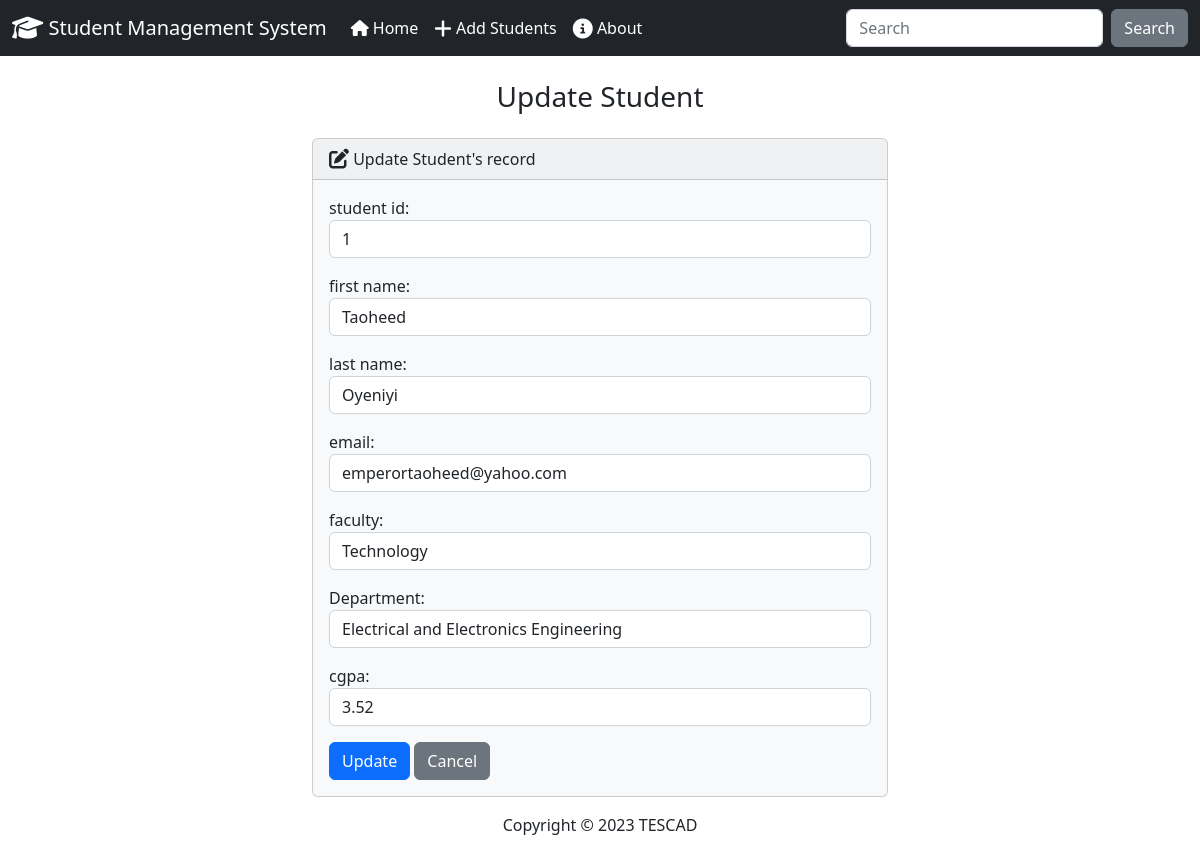
The app's page /update/1/ with its own data.
### students/models.py (models this page shows, shortened)
class Student(models.Model):
    student_id = models.PositiveIntegerField()
    firstname = models.CharField(max_length=25)
    lastname = models.CharField(max_length=25)
    email = models.EmailField()
    faculty = models.CharField(max_length=50)
    department = models.CharField(max_length=50)
    cgpa = models.FloatField()

### students/views.py (the view)
# urls.py: path('update/<int:id>/', views.update, name='update'),
def update(request, id):
    if request.method == 'POST':
        student =  Student.objects.get(pk=id)
        form = StudentForm(request.POST, instance=student)
        if form.is_valid():
            form.save()
            return render(request, 'students/update.html', {
                'form': form,
                'success': True
            })
    else:
        student = Student.objects.get(pk=id)
        form =  StudentForm(instance=student)
        return render(request, 'students/update.html', {
            'form':form,
        })

### students/forms.py
class StudentForm(forms.ModelForm):
    class Meta:
        model = Student
        fields = ["student_id", "firstname", "lastname", "email", "faculty", "department", "cgpa"]
        labels = {
            "student_id": "student id",
            "firstname": "first name",
            "lastname": "last name",
            "email": "email",
            "faculty": "faculty",
            "departmanet": "department",
            "cgpa":"cgpa"
        }
        widgets = {
            "student_id": forms.NumberInput(attrs={"class":"form-control"}),
            "firstname": forms.TextInput(attrs={"class":"form-control"}),
            "lastname": forms.TextInput(attrs={"class":"form-control"}),
            "email": forms.EmailInput(attrs={"class":"form-control"}),
            "faculty": forms.TextInput(attrs={"class":"form-control"}),
            "department": forms.TextInput(attrs={"class":"form-control"}),
            "cgpa": forms.NumberInput(attrs={"class":"form-control"}),
        }

### students/templates/students/update.html (shortened to what this page needs)
{% extends 'students/base.html' %}
{% block content %}
<h3 class="text-center m-4"> Update Student </h3>
{% if success %}
    <div class="alert alert-success" role="alert">
        student updated successfully
        <a href="{% url 'students:index' %}" class="alert-link">Home</a>
    </div>
{% else %}
<div class="row justify-content-center ">
    <div class="col-6">
        <div class="card bg-light mb-3" style="max-width: 50rem;">
            <div class="card-header">
                <i class="fa-solid fa-pen-to-square fa-lg "></i> Update Student's record
            </div>
            <div class="card-body">
                <form action="" method="POST">
                    {{ form.as_p }}
                    <button type="submit" class="btn btn-primary">Update</button>
                    <a href="{% url 'students:index' %}" class="btn btn-secondary">Cancel</a>
                </form>
            </div>
        </div>
    </div>
</div>
{% endif %}
{% endblock content %}

### records on screen
Student: student_id "1", firstname "Taoheed", lastname "Oyeniyi", email "emperortaoheed@yahoo.com", faculty "Technology", department "Electrical and Electronics Engineering", cgpa "3.52"
